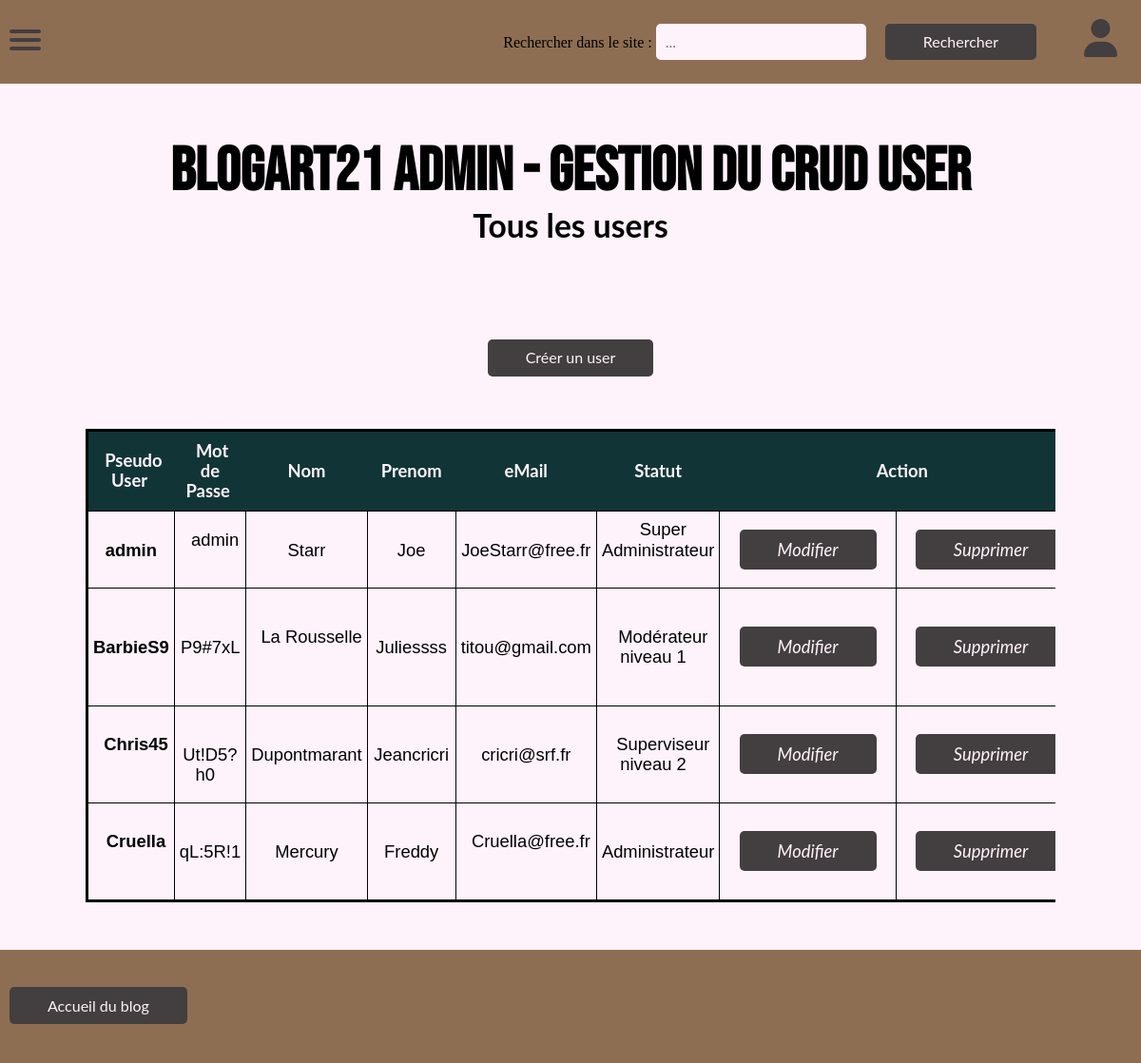
/back/user/user.php, run on the app's committed database.
### tables this page shows
CREATE TABLE IF NOT EXISTS `user` (
  `pseudoUser` char(60) NOT NULL,
  `passUser` char(60) NOT NULL,
  `nomUser` char(60) DEFAULT NULL,
  `prenomUser` char(60) DEFAULT NULL,
  `eMailUser` char(70) NOT NULL,
  `idStat` int(5) NOT NULL,
  PRIMARY KEY (`pseudoUser`,`passUser`),
  KEY `USER_FK` (`pseudoUser`,`passUser`),
  KEY `FK_ASSOCIATION_6` (`idStat`)
);

CREATE TABLE IF NOT EXISTS `statut` (
  `idStat` int(5) NOT NULL AUTO_INCREMENT,
  `libStat` varchar(25) DEFAULT NULL,
  PRIMARY KEY (`idStat`),
  KEY `STATUT_FK` (`idStat`)
);

### CLASS_CRUD/user.class.php (called while the page is built, shortened)
<?
	require_once __DIR__ . './../../CONNECT/database.php';
	class USER{
		function get_AllUser(){
			global $db;
			$query = 'SELECT * FROM user INNER JOIN statut ON user.idStat = statut.idStat;';
			$result = $db->query($query);
			$allUser = $result->fetchAll();
			return($allUser);
		}
	}

### back/user/user.php (the view, shortened to what this page needs)
<?php
    require_once __DIR__ . './../../CLASS_CRUD/user.class.php';
    $user = new USER;
?>
<!DOCTYPE html>
<html lang="fr">
<head>
    <link rel="stylesheet" href="./../../front/assets/css/normalize.css">
    <link rel="stylesheet" href="./../../front/assets/css/nav.css">
    <link rel="stylesheet" href="./../css/footer.css">
    <link rel="stylesheet" href="./../css/gestionCRUD.css" >
</head>
<body>
    <?php
    include __DIR__ ."./../commons/navbar.php";
    ?>
    <div class="wrapper">
        <div class="hautpage">
            <div class="Titre">
                <h1>BLOGART21 Admin - Gestion du CRUD User</h1>
                <h2>Tous les users</h2>
            </div>
            <div class="creerBt">
                <button class="button" onclick="location.href='./createUser.php'">
                    Créer un user
                </button>
            </div>
        </div>
        <div class="tableArea">
            <table class="tableau">
            <thead class="entete">
                <tr>
                    <th>&nbsp;Pseudo User&nbsp;</th>
                    <th>&nbsp;Mot de Passe&nbsp;</th>
                    <th>&nbsp;Nom&nbsp;</th>
                    <th>&nbsp;Prenom&nbsp;</th>
                    <th>&nbsp;eMail&nbsp;</th>
                    <th>&nbsp;Statut&nbsp;</th>
                    <th colspan="2">&nbsp;Action&nbsp;</th>
                </tr>
            </thead>
            <tbody class="body">
        <?
            $allUser = $user->get_AllUser();
            foreach($allUser as $row){
        ?>
                <tr>
                <td><h4>&nbsp; <?php echo $row["pseudoUser"]; ?> &nbsp;</h4></td>
                <td>&nbsp; <?php echo $row["passUser"]; ?> &nbsp;</td>
                <td>&nbsp; <?php echo $row["nomUser"]; ?> &nbsp;</td>
                <td>&nbsp; <?php echo $row["prenomUser"]; ?> &nbsp;</td>
                <td>&nbsp; <?php echo $row["eMailUser"]; ?> &nbsp;</td>
                <td>&nbsp; <?php echo $row["libStat"]; ?> &nbsp;</td>
                <td>&nbsp;<a class="button" href="./updateUser.php?id=<?=$row["pseudoUser"];?>"><i>Modifier</i></a>&nbsp;
                <br /></td>
                <td>&nbsp;<a class="button" href="./deleteUser.php?id=<?=$row["pseudoUser"];?>"><i>Supprimer</i></a>&nbsp;
                <br /></td>
                </tr>
        <?
            }
        ?>
            </tbody>
            </table>
        </div>
    </div>
</body>
</html>

### back/css/footer.css (style rules this page uses)
.button { color: #FFF3FB; background-color: #433E3F; padding: 10px 40px; text-align: center; border: none; border-radius: 5px; font-family: 'Lato'; text-decoration: none; margin: 5px 10px; }

### back/css/gestionCRUD.css (style rules this page uses)
.wrapper { background-color: #FFF3FB; width: 100%; display: flex; flex-direction: column; align-items: center; }
.Titre { text-align: center; margin-top: 18vh; margin-bottom: 12vh; }
.Titre h1 { font-family: 'Bebas Neue', cursive; font-size: 4em; }
.Titre h2 { font-family: 'Lato', sans-serif; Font-size: 2.1em; }
.button { color: #FFF3FB; text-decoration: none; background-color: #433E3F; padding: 10px 40px; text-align: center; border: none; border-radius: 5px; font-family: 'Lato', sans-serif; }
.creerBt { width: 100%; display: flex; justify-content: center; }
.tableArea { margin: 50px 100px; width: 85%; overflow-x: scroll; }
.tableau { font-family: 'Lato', sans-serif; font-size: 1.15em; border: medium solid black; border-radius: 8px; border-collapse: collapse; justify-content: center; }
th { padding: 10px; background-color: #113537; color: #FFF3FB; }
td { font-family: sans-serif; border: thin solid; padding: 5px; text-align: center; }

### data on the page
user: pseudoUser "admin", passUser "admin", nomUser "Starr", prenomUser "Joe", eMailUser "JoeStarr@free.fr", idStat.libStat "Super Administrateur"
user: pseudoUser "BarbieS9", passUser "P9#7xL", nomUser "La Rousselle", prenomUser "Juliessss", eMailUser "titou@gmail.com", idStat.libStat "Modérateur niveau 1"
user: pseudoUser "Chris45", passUser "Ut!D5?h0", nomUser "Dupontmarant", prenomUser "Jeancricri", eMailUser "cricri@srf.fr", idStat.libStat "Superviseur niveau 2"
user: pseudoUser "Cruella", passUser "qL:5R!1", nomUser "Mercury", prenomUser "Freddy", eMailUser "Cruella@free.fr", idStat.libStat "Administrateur"
